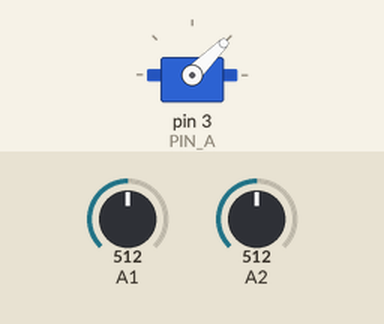
Recording of a sketch running on a simulated Arduino Uno, built with avr-gcc and run on an emulated ATmega328P. Parts: servo. The test bench sets the inputs (shaded band); at power-on: A1 = 512, A2 = 512.

Above: at 2.2 s.
2.3 s: A1 set to 716
At 3.8 s:
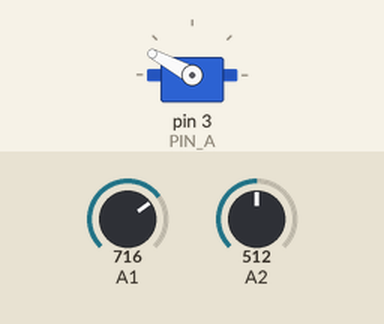
8.3 s: A1 set to 900
14.3 s: A1 set to 1023
20.3 s: A2 set to 0
At 20.3 s:
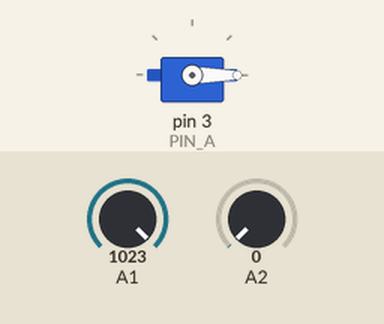
23.8 s: A1 set to 306
27.3 s: A2 set to 511
At 29.0 s:
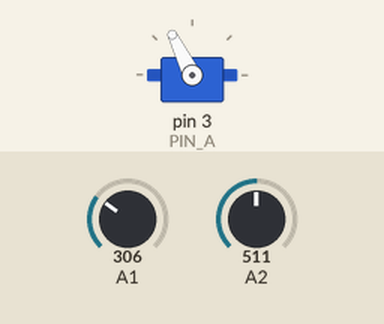
Timing chart, 0 to 31.8 s (numbered marks = the images above; inputs shaded):
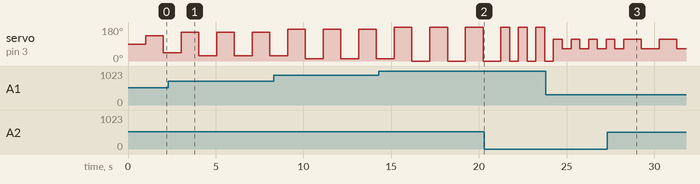

The sketch:

sculpture.ino
```cpp
#include <Servo.h>

const int PIN_A = 3;
Servo myServo;

int angle;
int wait;

void setup() {
  // put your setup code here, to run once:

  myServo.attach(PIN_A);
  myServo.write(90);
  delay(1000);

}

void loop() {
  // put your main code here, to run repeatedly:

  angle = analogRead(A1);
  wait = analogRead(A2) + 500; //delay is at least 500ms


  myServo.write(90 + map(angle, 0, 1023, 0, 90));

  delay(wait);

  myServo.write(90 - map(angle, 0, 1023, 0, 90));

  delay(wait);

}
```

Measured:
- by itself, servo on pin 3 (PIN_A): alternates 180° for 1.0 s and 0° for 1.0 s
